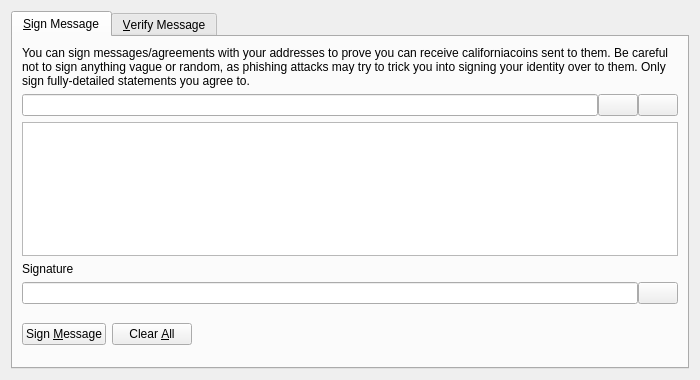
<?xml version="1.0" encoding="UTF-8"?>
<ui version="4.0">
 <class>SignVerifyMessageDialog</class>
 <widget class="QDialog" name="SignVerifyMessageDialog">
  <property name="geometry">
   <rect>
    <x>0</x>
    <y>0</y>
    <width>700</width>
    <height>380</height>
   </rect>
  </property>
  <property name="windowTitle">
   <string>Signatures - Sign / Verify a Message</string>
  </property>
  <property name="modal">
   <bool>true</bool>
  </property>
  <layout class="QVBoxLayout" name="verticalLayout">
   <item>
    <widget class="QTabWidget" name="tabWidget">
     <property name="currentIndex">
      <number>0</number>
     </property>
     <widget class="QWidget" name="tabSignMessage">
      <attribute name="title">
       <string>&amp;Sign Message</string>
      </attribute>
      <layout class="QVBoxLayout" name="verticalLayout_SM">
       <item>
        <widget class="QLabel" name="infoLabel_SM">
         <property name="text">
          <string>You can sign messages/agreements with your addresses to prove you can receive californiacoins sent to them. Be careful not to sign anything vague or random, as phishing attacks may try to trick you into signing your identity over to them. Only sign fully-detailed statements you agree to.</string>
         </property>
         <property name="textFormat">
          <enum>Qt::PlainText</enum>
         </property>
         <property name="wordWrap">
          <bool>true</bool>
         </property>
        </widget>
       </item>
       <item>
        <layout class="QHBoxLayout" name="horizontalLayout_1_SM">
         <property name="spacing">
          <number>0</number>
         </property>
         <item>
          <widget class="QValidatedLineEdit" name="addressIn_SM">
           <property name="toolTip">
            <string>The Californiacoin address to sign the message with</string>
           </property>
          </widget>
         </item>
         <item>
          <widget class="QPushButton" name="addressBookButton_SM">
           <property name="toolTip">
            <string>Choose previously used address</string>
           </property>
           <property name="text">
            <string/>
           </property>
           <property name="icon">
            <iconset resource="../californiacoin.qrc">
             <normaloff>:/icons/address-book</normaloff>:/icons/address-book</iconset>
           </property>
           <property name="shortcut">
            <string>Alt+A</string>
           </property>
           <property name="autoDefault">
            <bool>false</bool>
           </property>
          </widget>
         </item>
         <item>
          <widget class="QPushButton" name="pasteButton_SM">
           <property name="toolTip">
            <string>Paste address from clipboard</string>
           </property>
           <property name="text">
            <string/>
           </property>
           <property name="icon">
            <iconset resource="../californiacoin.qrc">
             <normaloff>:/icons/editpaste</normaloff>:/icons/editpaste</iconset>
           </property>
           <property name="shortcut">
            <string>Alt+P</string>
           </property>
           <property name="autoDefault">
            <bool>false</bool>
           </property>
          </widget>
         </item>
        </layout>
       </item>
       <item>
        <widget class="QPlainTextEdit" name="messageIn_SM">
         <property name="toolTip">
          <string>Enter the message you want to sign here</string>
         </property>
        </widget>
       </item>
       <item>
        <widget class="QLabel" name="signatureLabel_SM">
         <property name="text">
          <string>Signature</string>
         </property>
         <property name="textFormat">
          <enum>Qt::PlainText</enum>
         </property>
        </widget>
       </item>
       <item>
        <layout class="QHBoxLayout" name="horizontalLayout_2_SM">
         <property name="spacing">
          <number>0</number>
         </property>
         <item>
          <widget class="QLineEdit" name="signatureOut_SM">
           <property name="font">
            <font>
             <italic>true</italic>
            </font>
           </property>
           <property name="readOnly">
            <bool>true</bool>
           </property>
          </widget>
         </item>
         <item>
          <widget class="QPushButton" name="copySignatureButton_SM">
           <property name="toolTip">
            <string>Copy the current signature to the system clipboard</string>
           </property>
           <property name="text">
            <string/>
           </property>
           <property name="icon">
            <iconset resource="../californiacoin.qrc">
             <normaloff>:/icons/editcopy</normaloff>:/icons/editcopy</iconset>
           </property>
           <property name="autoDefault">
            <bool>false</bool>
           </property>
          </widget>
         </item>
        </layout>
       </item>
       <item>
        <layout class="QHBoxLayout" name="horizontalLayout_3_SM">
         <item>
          <widget class="QPushButton" name="signMessageButton_SM">
           <property name="toolTip">
            <string>Sign the message to prove you own this Californiacoin address</string>
           </property>
           <property name="text">
            <string>Sign &amp;Message</string>
           </property>
           <property name="icon">
            <iconset resource="../californiacoin.qrc">
             <normaloff>:/icons/edit</normaloff>:/icons/edit</iconset>
           </property>
           <property name="autoDefault">
            <bool>false</bool>
           </property>
          </widget>
         </item>
         <item>
          <widget class="QPushButton" name="clearButton_SM">
           <property name="toolTip">
            <string>Reset all sign message fields</string>
           </property>
           <property name="text">
            <string>Clear &amp;All</string>
           </property>
           <property name="icon">
            <iconset resource="../californiacoin.qrc">
             <normaloff>:/icons/remove</normaloff>:/icons/remove</iconset>
           </property>
           <property name="autoDefault">
            <bool>false</bool>
           </property>
          </widget>
         </item>
         <item>
          <spacer name="horizontalSpacer_1_SM">
           <property name="orientation">
            <enum>Qt::Horizontal</enum>
           </property>
           <property name="sizeHint" stdset="0">
            <size>
             <width>40</width>
             <height>48</height>
            </size>
           </property>
          </spacer>
         </item>
         <item>
          <widget class="QLabel" name="statusLabel_SM">
           <property name="font">
            <font>
             <weight>75</weight>
             <bold>true</bold>
            </font>
           </property>
           <property name="text">
            <string/>
           </property>
           <property name="wordWrap">
            <bool>true</bool>
           </property>
          </widget>
         </item>
         <item>
          <spacer name="horizontalSpacer_2_SM">
           <property name="orientation">
            <enum>Qt::Horizontal</enum>
           </property>
           <property name="sizeHint" stdset="0">
            <size>
             <width>40</width>
             <height>48</height>
            </size>
           </property>
          </spacer>
         </item>
        </layout>
       </item>
      </layout>
     </widget>
     <widget class="QWidget" name="tabVerifyMessage">
      <attribute name="title">
       <string>&amp;Verify Message</string>
      </attribute>
      <layout class="QVBoxLayout" name="verticalLayout_VM">
       <item>
        <widget class="QLabel" name="infoLabel_VM">
         <property name="text">
          <string>Enter the receiver's address, message (ensure you copy line breaks, spaces, tabs, etc. exactly) and signature below to verify the message. Be careful not to read more into the signature than what is in the signed message itself, to avoid being tricked by a man-in-the-middle attack. Note that this only proves the signing party receives with the address, it cannot prove sendership of any transaction!</string>
         </property>
         <property name="textFormat">
          <enum>Qt::PlainText</enum>
         </property>
         <property name="alignment">
          <set>Qt::AlignLeading|Qt::AlignLeft|Qt::AlignTop</set>
         </property>
         <property name="wordWrap">
          <bool>true</bool>
         </property>
        </widget>
       </item>
       <item>
        <layout class="QHBoxLayout" name="horizontalLayout_1_VM">
         <property name="spacing">
          <number>0</number>
         </property>
         <item>
          <widget class="QValidatedLineEdit" name="addressIn_VM">
           <property name="toolTip">
            <string>The Californiacoin address the message was signed with</string>
           </property>
          </widget>
         </item>
         <item>
          <widget class="QPushButton" name="addressBookButton_VM">
           <property name="toolTip">
            <string>Choose previously used address</string>
           </property>
           <property name="text">
            <string/>
           </property>
           <property name="icon">
            <iconset resource="../californiacoin.qrc">
             <normaloff>:/icons/address-book</normaloff>:/icons/address-book</iconset>
           </property>
           <property name="shortcut">
            <string>Alt+A</string>
           </property>
           <property name="autoDefault">
            <bool>false</bool>
           </property>
          </widget>
         </item>
        </layout>
       </item>
       <item>
        <widget class="QPlainTextEdit" name="messageIn_VM"/>
       </item>
       <item>
        <widget class="QValidatedLineEdit" name="signatureIn_VM"/>
       </item>
       <item>
        <layout class="QHBoxLayout" name="horizontalLayout_2_VM">
         <item>
          <widget class="QPushButton" name="verifyMessageButton_VM">
           <property name="toolTip">
            <string>Verify the message to ensure it was signed with the specified Californiacoin address</string>
           </property>
           <property name="text">
            <string>Verify &amp;Message</string>
           </property>
           <property name="icon">
            <iconset resource="../californiacoin.qrc">
             <normaloff>:/icons/transaction_0</normaloff>:/icons/transaction_0</iconset>
           </property>
           <property name="autoDefault">
            <bool>false</bool>
           </property>
          </widget>
         </item>
         <item>
          <widget class="QPushButton" name="clearButton_VM">
           <property name="toolTip">
            <string>Reset all verify message fields</string>
           </property>
           <property name="text">
            <string>Clear &amp;All</string>
           </property>
           <property name="icon">
            <iconset resource="../californiacoin.qrc">
             <normaloff>:/icons/remove</normaloff>:/icons/remove</iconset>
           </property>
           <property name="autoDefault">
            <bool>false</bool>
           </property>
          </widget>
         </item>
         <item>
          <spacer name="horizontalSpacer_1_VM">
           <property name="orientation">
            <enum>Qt::Horizontal</enum>
           </property>
           <property name="sizeHint" stdset="0">
            <size>
             <width>40</width>
             <height>48</height>
            </size>
           </property>
          </spacer>
         </item>
         <item>
          <widget class="QLabel" name="statusLabel_VM">
           <property name="font">
            <font>
             <weight>75</weight>
             <bold>true</bold>
            </font>
           </property>
           <property name="text">
            <string/>
           </property>
           <property name="wordWrap">
            <bool>true</bool>
           </property>
          </widget>
         </item>
         <item>
          <spacer name="horizontalSpacer_2_VM">
           <property name="orientation">
            <enum>Qt::Horizontal</enum>
           </property>
           <property name="sizeHint" stdset="0">
            <size>
             <width>40</width>
             <height>48</height>
            </size>
           </property>
          </spacer>
         </item>
        </layout>
       </item>
      </layout>
     </widget>
    </widget>
   </item>
  </layout>
 </widget>
 <customwidgets>
  <customwidget>
   <class>QValidatedLineEdit</class>
   <extends>QLineEdit</extends>
   <header>qvalidatedlineedit.h</header>
  </customwidget>
 </customwidgets>
 <resources>
  <include location="../californiacoin.qrc"/>
 </resources>
 <connections/>
</ui>
